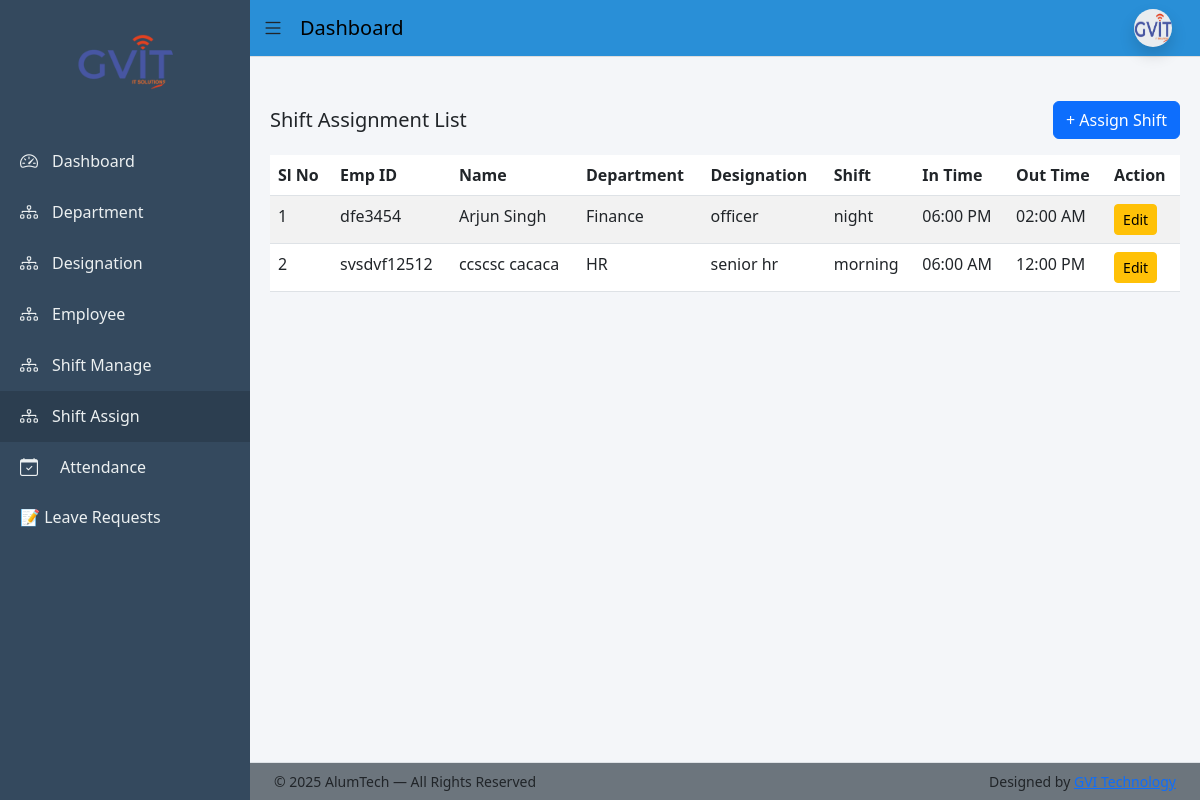
/shift-assign/list/ (signed in), run on an earlier commit of the app's database.
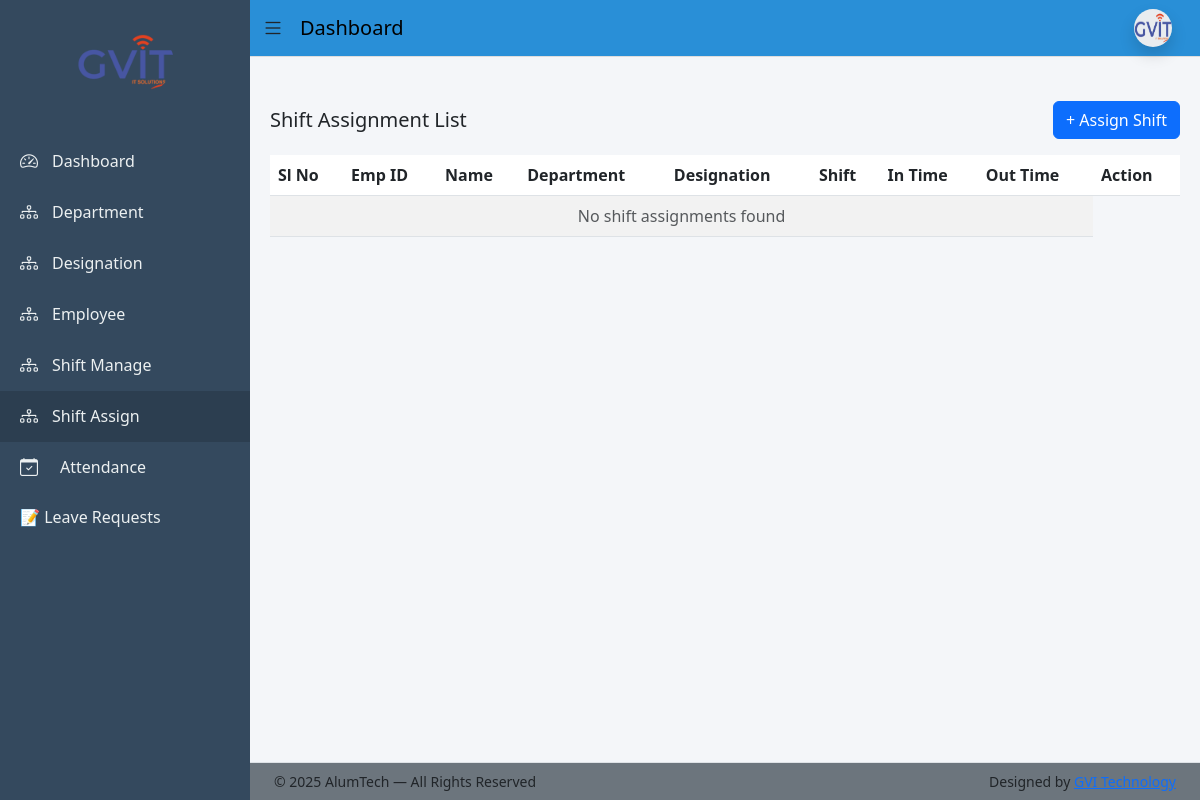
And on a later commit of the database.
### app/models.py (models this page shows, shortened)
class ShiftAssignment(models.Model):
    employee = models.ForeignKey(Employee, on_delete=models.CASCADE)
    shift = models.ForeignKey(Shift, on_delete=models.CASCADE)
    assigned_date = models.DateField(auto_now_add=True)
    is_active = models.BooleanField(default=True)
    class Meta:
        ordering = ['-id']

class Employee(models.Model):
    BLOOD_GROUP_CHOICES = [
        ('A+', 'A+'), ('A-', 'A-'),
        ('B+', 'B+'), ('B-', 'B-'),
        ('O+', 'O+'), ('O-', 'O-'),
        ('AB+', 'AB+'), ('AB-', 'AB-'),
    ]
    BACHELOR_CHOICES = [
        ('BCom', 'B.Com'),
        ('BSc', 'B.Sc'),
        ('BA', 'B.A'),
        ('BTech', 'B.Tech'),
    ]
    MASTER_CHOICES = [
        ('MCom', 'M.Com'),
        ('MSc', 'M.Sc'),
        ('MA', 'M.A'),
        ('MTech', 'M.Tech'),
    ]
    first_name = models.CharField(max_length=50)
    middle_name = models.CharField(max_length=50, blank=True)
    last_name = models.CharField(max_length=50)
    gender = models.CharField(max_length=10,choices=[('Male','Male'),('Female','Female'),('Other','Other')])
    blood_group = models.CharField(max_length=10, choices=BLOOD_GROUP_CHOICES, blank=True, null=True)
    date_of_birth = models.DateField(null=True, blank=True)
    father_name = models.CharField(max_length=100, blank=True)
    mother_name = models.CharField(max_length=100, blank=True)
    user = models.OneToOneField(User, on_delete=models.CASCADE, null=True, blank=True, related_name='employee_profile')
    email = models.EmailField(unique=True)
    contact_no = models.CharField(max_length=15)
    emergency_contact = models.CharField(max_length=15)
    address = models.TextField(blank=True, null=True)
    permanent_address = models.TextField(blank=True, null=True)
    bachelor_degree = models.CharField(max_length=10, choices=BACHELOR_CHOICES, blank=True, null=True)
    master_degree = models.CharField(max_length=10, choices=MASTER_CHOICES, blank=True, null=True)
    employee_id = models.CharField(max_length=20, unique=True)
    department = models.ForeignKey(Department, on_delete=models.PROTECT)
    designation = models.ForeignKey(Designation, on_delete=models.PROTECT)
    date_of_joining = models.DateField(blank=True, null=True)
    photo = models.ImageField(upload_to='employees/', blank=True, null=True)
    pan_no = models.CharField(max_length=10,blank=True,null=True)
    Aadhar_no = models.CharField(max_length=12,blank=True,null=True)
    Bank_name = models.CharField(max_length=50,blank=True,null=True)
    acc_no = models.CharField(max_length=15,blank=True,null=True)
    ifsc_no = models.CharField(max_length=15,blank=True,null=True)
    branch_name = models.CharField(max_length=50,blank=True,null=True)
    is_active = models.BooleanField(default=True)
    created_at = models.DateTimeField(auto_now_add=True)
    generated_at = models.DateField(blank=True, null=True)
    created_by = models.ForeignKey(User, on_delete=models.SET_NULL, null=True, blank=True, related_name='created_employees')

class Department(models.Model):
    name = models.CharField(max_length=100, unique=True)
    description = models.TextField(blank=True)

class Designation(models.Model):
    department = models.ForeignKey(Department, on_delete=models.CASCADE)
    name = models.CharField(max_length=100)

class Shift(models.Model):
    name = models.CharField(max_length=100)
    start_time = models.TimeField()
    end_time = models.TimeField()
    break_minutes = models.PositiveIntegerField(default=0)
    is_active = models.BooleanField(default=True)
    created_at = models.DateTimeField(auto_now_add=True)

### app/views.py (the view)
# urls.py: path('shift-assign/list/', views.shift_assign_list, name='shift_assign_list'),
@login_required(login_url='login')
def shift_assign_list(request):
    return render(request, 'shift/shift_assign_list.html', {
        'assignments': ShiftAssignment.objects.select_related(
            'employee__department', 'employee__designation', 'shift'
        )
    })

### templates/shift/shift_assign_list.html (shortened to what this page needs)
{% extends 'base_dashboard.html' %}
{% block content %}
<div class="d-flex justify-content-between align-items-center mb-3">
  <h5 class="mb-0">Shift Assignment List</h5>
  <a href="{% url 'shift_assign' %}" class="btn btn-primary">
    + Assign Shift
  </a>
</div>
<table class="table table-striped">
  <thead>
    <tr>
      <th>Sl No</th>
      <th>Emp ID</th>
      <th>Name</th>
      <th>Department</th>
      <th>Designation</th>
      <th>Shift</th>
      <th>In Time</th>
      <th>Out Time</th>
      <th>Action</th>
    </tr>
  </thead>
  <tbody>
    {% for s in assignments %}
    <tr>
      <td>{{ forloop.counter }}</td>
      <td>{{ s.employee.employee_id }}</td>
      <td>{{ s.employee.first_name }} {{ s.employee.last_name }}</td>
      <td>{{ s.employee.department.name }}</td>
      <td>{{ s.employee.designation.name }}</td>
      <td>{{ s.shift.name }}</td>
      <td>{{ s.shift.start_time|time:"h:i A" }}</td>
      <td>{{ s.shift.end_time|time:"h:i A" }}</td>
      <td>
        <a
          href="{% url 'shift_assign_edit' s.id %}"
          class="btn btn-warning btn-sm"
        >
          Edit
        </a>
      </td>
    </tr>
    {% empty %}
    <tr>
      <td colspan="8" class="text-center text-muted">
        No shift assignments found
      </td>
    </tr>
    {% endfor %}
  </tbody>
</table>
{% endblock %}

### templates/base_dashboard.html (shortened to what this page needs)
{% load static %}
<!doctype html>
<html lang="en">
  <head>
    <link
      href="https://cdn.jsdelivr.net/npm/bootstrap@5.3.0/dist/css/bootstrap.min.css"
      rel="stylesheet"
    />
    <link
      href="https://cdn.jsdelivr.net/npm/bootstrap-icons@1.11.1/font/bootstrap-icons.css"
      rel="stylesheet"
    />
    <link
      href="https://cdn.jsdelivr.net/npm/bootstrap-icons@1.11.3/font/bootstrap-icons.css"
      rel="stylesheet"
    />
    <link rel="stylesheet" href="{% static 'css/dashboard_style.css' %}" />
  </head>
  <body>
    <div class="sidebar" id="sidebar">
      <div class="sidebar-logo">
        <img src="{% static 'images/gvit.png' %}" alt="Logo" />
      </div>
      <a
        href="{% url 'dashboard' %}"
        class="{% if request.resolver_match.url_name == 'dashboard' %}active{% endif %}"
      >
        <i class="bi bi-speedometer2"></i>
        <span>Dashboard</span>
      </a>
      <a
        href="{% url 'department_list' %}"
        class="{% if request.resolver_match.url_name == 'department_list' %}active{% endif %}"
      >
        <i class="bi bi-diagram-3"></i>
        <span>Department</span>
      </a>
      <a
        href="{% url 'designation_list' %}"
        class="{% if request.resolver_match.url_name == 'designation_list' %}active{% endif %}"
      >
        <i class="bi bi-diagram-3"></i>
        <span>Designation</span>
      </a>
      <a
        href="{% url 'employee_list' %}"
        class="{% if request.resolver_match.url_name == 'employee_list' %}active{% endif %}"
      >
        <i class="bi bi-diagram-3"></i>
        <span>Employee</span>
      </a>
      <a
        href="{% url 'shift_list' %}"
        class="{% if request.resolver_match.url_name == 'shift_list' %}active{% endif %}"
      >
        <i class="bi bi-diagram-3"></i>
        <span>Shift Manage</span>
      </a>
      <a
        href="{% url 'shift_assign_list' %}"
        class="{% if request.resolver_match.url_name == 'shift_assign_list' %}active{% endif %}"
      >
        <i class="bi bi-diagram-3"></i>
        <span>Shift Assign</span>
      </a>
      <a href="{% url 'admin_employee_attendance_list' %}">
  <i class="bi bi-calendar-check me-2"></i> Attendance
</a>
      <a href="{% url 'admin_leave_list' %}"> 📝 Leave Requests </a>
    </div>
    <nav class="navbar navbar-expand-lg navbar-custom" id="navbar">
      <div class="container-fluid">
        <i class="bi bi-list toggle-btn" onclick="toggleSidebar()"></i>
        <span class="navbar-brand ms-3">Dashboard</span>
        <div class="ms-auto d-flex align-items-center gap-3 me-3">
          <div class="dropdown">
            <a href="#" data-bs-toggle="dropdown">
              <img
                src="{% static 'images/gvit.png' %}"
                width="38"
                height="38"
                class="rounded-circle shadow bg-body-secondary"
                alt="Profile"
              />
            </a>
          </div>
        </div>
      </div>
    </nav>
    <div class="content mt-4" id="content">
      {% block content %}{% endblock %}
    </div>
    <footer id="footer" class="bg-secondary border-top fixed-bottom">
      <div class="container-fluid px-4">
        <div class="row align-items-center py-2">
          <div class="col-md-6 small">
            © 2025 AlumTech — All Rights Reserved
          </div>
          <div class="col-md-6 text-md-end small">
            Designed by
            <a href="https://www.gvitechnology.com/" target="_blank"
              >GVI Technology</a
            >
          </div>
        </div>
      </div>
    </footer>
  </body>
</html>

### static/css/dashboard_style.css (style rules this page uses)
body { overflow-x: hidden; background: #f4f6f9; }
.sidebar { width: 250px; height: 100vh; background: #34495e; position: fixed; top: 0; left: 0; padding-top: 20px; color: white; transition: all 0.3s ease; z-index: 1000; }
.sidebar-logo { display: flex; justify-content: center; align-items: center; margin-bottom: 32px; position: relative; }
.sidebar-logo img { max-width: 110px; height: auto; border-radius: 50%; padding: 6px; transition: all 0.35s ease; }
.sidebar-logo::after { content: "Your Bank Dashboard"; position: absolute; left: 80px; background: #2c3e50; color: #fff; padding: 6px 10px; border-radius: 4px; font-size: 12px; opacity: 0; pointer-events: none; white-space: nowrap; transition: 0.3s ease; }
.sidebar a { color: #ecf0f1; padding: 12px 20px; display: flex; align-items: center; gap: 12px; text-decoration: none; transition: 0.3s; white-space: nowrap; }
.sidebar a i { font-size: 18px; min-width: 20px; }
.sidebar a:hover, .sidebar a.active { background: #2c3e50; }
.navbar-custom { background: #298fd7; border-bottom: 1px solid #ddd; margin-left: 250px; transition: margin-left 0.3s ease; }
.toggle-btn { font-size: 22px; cursor: pointer; transition: 0.3s; }
.content { margin-left: 250px; padding: 20px; padding-bottom: 80px; transition: margin-left 0.3s ease; }
#footer { left: 250px; transition: left 0.3s ease; }

What changed in the data, as far as the page shows it:
removed ShiftAssignment: employee.employee_id "dfe3454", employee.first_name "Arjun", employee.last_name "Singh", employee.department.name "Finance", employee.designation.name "officer", shift.name "night", shift.start_time "06:00 PM", shift.end_time "02:00 AM"
removed ShiftAssignment: employee.employee_id "svsdvf12512", employee.first_name "ccscsc", employee.last_name "cacaca", employee.department.name "HR", employee.designation.name "senior hr", shift.name "morning", shift.start_time "06:00 AM", shift.end_time "12:00 PM"
Also different on the page:
text now shown: "No shift assignments found"
